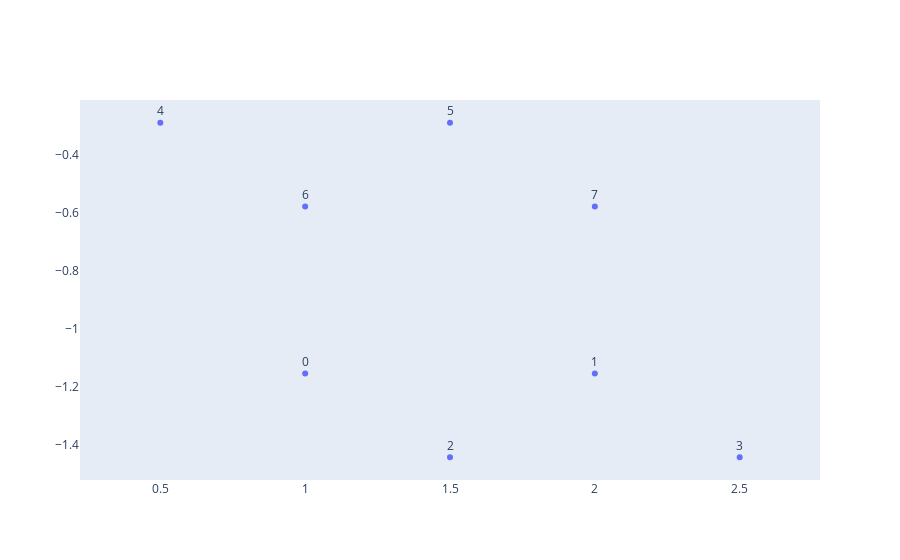

This figure's notebook cell:
### Code cell
data = go.Scatter(
    x = hex_.lattice_coor[:,0],
    y = hex_.lattice_coor[:,1],
    text=[f'{i}' for i in range(np.prod(hex_.l) * 2)],
    mode = 'markers+text',
    textposition="top center"
)

fig = go.Figure()
fig.add_trace(
    data
)
fig.layout.yaxis = {
    'scaleanchor': 'x', 'scaleratio': 1
}
fig.layout.yaxis.showgrid = False
fig.layout.xaxis.showgrid = False
fig.show()

### Figure 1 — Plotly figure (JSON) as saved in the notebook; plotly's stock layout.template omitted (floating-point values rounded to 4 significant figures)
{"data": [{"mode": "markers+text", "text": ["0", "1", "2", "3", "4", "5", "6", "7"], "textposition": "top center", "type": "scatter", "x": [1.0, 2.0, 1.5, 2.5, 0.5, 1.5, 1.0, 2.0], "y": [-1.155, -1.155, -1.443, -1.443, -0.2887, -0.2887, -0.5774, -0.5774]}], "layout": {"xaxis": {"showgrid": false}, "yaxis": {"scaleanchor": "x", "scaleratio": 1, "showgrid": false}}}
